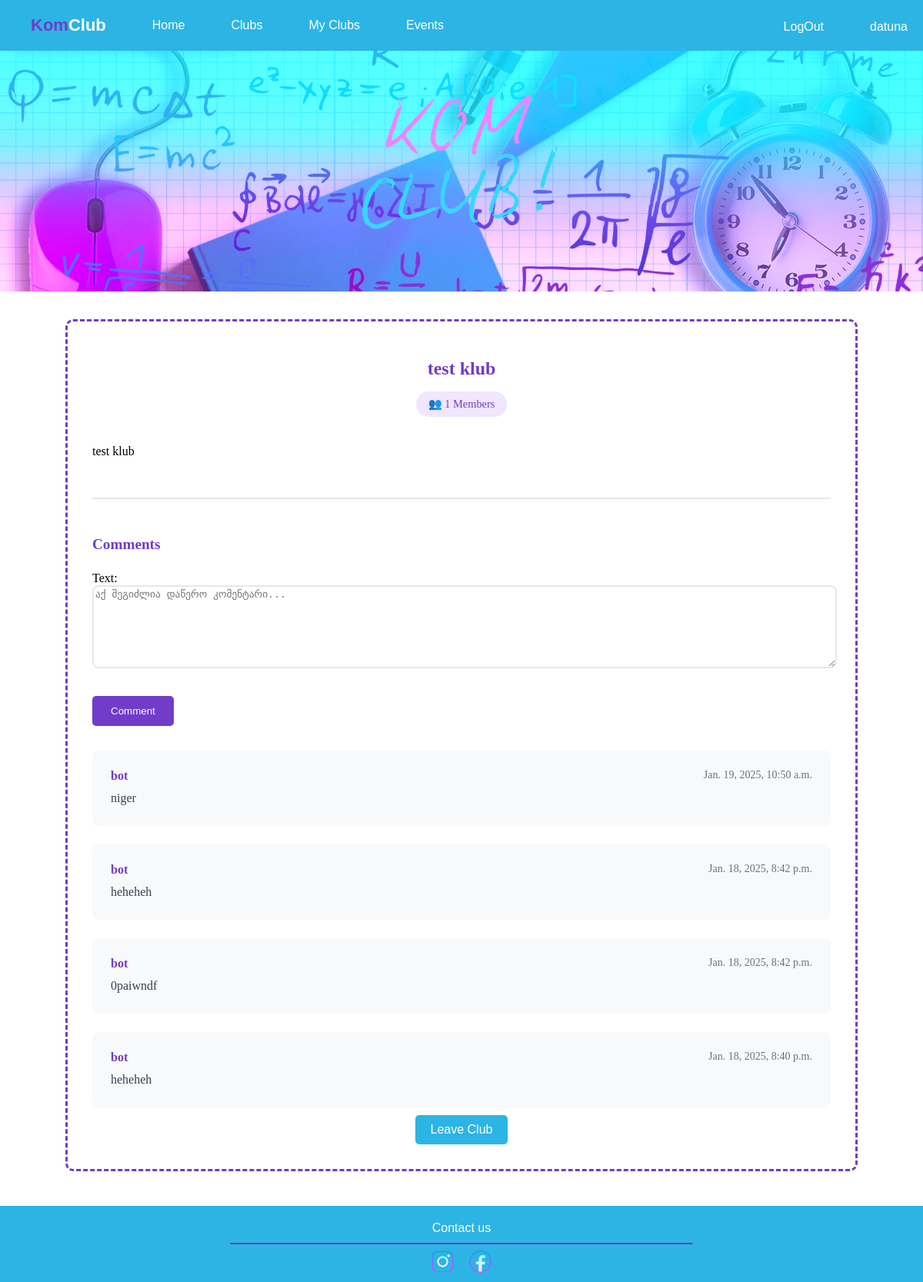
/club/test-klub/ (signed in), run on the app's committed database.
### clubs/models.py (models this page shows, shortened)
class Clubs_info(models.Model):
    name = models.CharField(max_length=30, unique=True)
    description = models.TextField(blank=True, null=True)
    members = models.ManyToManyField('users.User_info', related_name='clubs', blank=True)
    owner = models.ForeignKey('users.User_info', related_name='owned_clubs', on_delete=models.CASCADE, default=1)
    slug = models.SlugField(unique=True, blank=True)

class Comments(models.Model):
    user = models.ForeignKey('users.User_info', related_name='comments', on_delete=models.CASCADE, default='1')
    club = models.ForeignKey('clubs.Clubs_info', related_name='club_comments', on_delete=models.CASCADE, default='1')
    text = models.TextField()
    create_time = models.DateTimeField(auto_now_add=True)
    class Meta:
        ordering = ['-create_time']

### users/models.py (models this page shows)
class User_info(models.Model):
    username = models.CharField(max_length=15, default='bot')
    gmail = models.EmailField(unique=True)
    password = models.CharField(max_length=20, default='bot123')
    pfp = models.ImageField(default='../../static/images/defaultpfp.jpg')
    premmision = models.BooleanField(default=False)
    def __str__(self):
        return self.username

### clubs/views.py (the view)
# urls.py: path('club/<slug:slug>/', club_detail, name='club_detail'),
def club_detail(request, slug):
    user_id = request.session.get('user_id')
    if user_id:
        club = Clubs_info.objects.get(slug=slug)
        comments = club.club_comments.all()
        form = CommentForm()
        members_count = club.members.aggregate(members_count=Count('id'))
        if request.method == 'POST':
            form = CommentForm(request.POST)
            if form.is_valid():
                form.save()
                text = form.cleaned_data['text']
                Comments.objects.filter(text=text).update(user=user_id)
    else:
        return redirect('/login')
    return render(request, 'club_detail.html', {'club' : club, 'members_count' : members_count, 'form' : form, 'comments': comments})

### clubs/forms.py
class CommentForm(forms.ModelForm):
    class Meta:
        model = Comments
        fields = ['text']
        widgets = {
            'text': forms.Textarea(attrs={
                'class': 'comment-input',
                'placeholder': 'აქ შეგიძლია დაწერო კომენტარი...',
                'rows': 3,
            }),
        }

### clubs/templates/club_detail.html (shortened to what this page needs)
{% extends 'base.html' %}
{% block body %}
<div class="club-container">
    <div class="club-header">
        <h1 class="club-name">{{ club.name }}</h1>
        <div class="club-meta">
            <div class="member-count">
                👥 {{ members_count.members_count|default:"0" }} Members
            </div>
        </div>
    </div>
    <div class="club-description">
        {{ club.description }}
    </div>
    <div class="comments-section">
        <h2 class="comments-header">Comments</h2>
        <form method="post" class="comment-form">
            {{ form.as_p }}
            <button type="submit" class="comment-submit">Comment</button>
        </form>
        <div class="comments-list">
            {% for comment in comments %}
            <div class="comment">
                <div class="comment-header">
                    <span class="comment-author">{{comment.user}}</span>
                    <span class="comment-date">{{comment.create_time}}</span>
                </div>
                <div class="comment-content">
                    {{comment.text}}
                </div>
            </div>
            {% endfor %}
        </div>
    </div>
    <div class="club-actions">
        <a href="{% url 'leave_club' club_id=club.id %}" class="leave-club-btn">
            Leave Club
        </a>
    </div>
</div>
{% endblock %}

### static/css/style.css (style rules this page uses)
body, html { margin: 0; padding: 0; width:100%; overflow-x: hidden; }

### clubs/templates/club_detail.html (style rules this page uses)
.club-container { width: 80%; max-width: 1200px; margin: 2rem auto; padding: 2rem; padding-bottom:0; border: 3px dashed #703cc8; border-radius: 10px; }
.club-header { text-align: center; margin-bottom: 2rem; }
.club-name { color: #703cc8; font-size: 24px; font-weight: bold; margin-bottom: 1rem; }
.club-meta { display: flex; justify-content: center; align-items: center; gap: 1rem; margin-bottom: 1.5rem; color: #666; font-size: 0.9rem; }
.member-count { display: flex; align-items: center; gap: 0.5rem; padding: 0.5rem 1rem; background-color: #f0e6ff; border-radius: 20px; color: #703cc8; }
.club-description { line-height: 1.6; text-align: left; font-size: 16px; margin-bottom: 2rem; }
.club-actions { text-align: center; margin-bottom: 2rem; }
.leave-club-btn { display: inline-block; background-color: #2cb4e4; color: white; padding: 10px 20px; border-radius: 5px; text-decoration: none; font-family: Verdana, sans-serif; transition: background-color 0.3s ease, transform 0.2s ease; margin-top:10px; margin-bottom:0; }
.comments-section { margin-top: 3rem; border-top: 2px solid #e5e7eb; padding-top: 2rem; }
.comments-header { color: #703cc8; font-size: 1.2rem; margin-bottom: 1.5rem; font-weight: bold; }
.comment-form { margin-bottom: 2rem; }
.comment-input { width: 100%; border: 2px solid #e5e7eb; border-radius: 8px; margin-bottom: 1rem; resize: vertical; min-height: 100px; transition: border-color 0.3s ease; }
.comment-submit { background-color: #703cc8; color: white; padding: 0.75rem 1.5rem; border: none; border-radius: 5px; cursor: pointer; transition: background-color 0.3s ease; }
.comments-list { display: flex; flex-direction: column; gap: 1.5rem; }
.comment { background-color: #f8f9fa; border-radius: 8px; padding: 1.5rem; }
.comment-header { display: flex; justify-content: space-between; margin-bottom: 0.5rem; }
.comment-author { font-weight: bold; color: #703cc8; }
.comment-date { color: #6b7280; font-size: 0.875rem; }
.comment-content { color: #374151; line-height: 1.5; }

### HomePage/templates/base.html (style rules this page uses)
span { color:#703cc8; }

### data on the page
Clubs_info: name "test klub", description "test klub"
Comments: user "bot", create_time "Jan. 19, 2025, 10:50 a.m.", text "niger"
Comments: user "bot", create_time "Jan. 18, 2025, 8:42 p.m.", text "heheheh"
Comments: user "bot", create_time "Jan. 18, 2025, 8:42 p.m.", text "0paiwndf"
Comments: user "bot", create_time "Jan. 18, 2025, 8:40 p.m.", text "heheheh"

### other printed values
{{ request.session.username }} "datuna"
{{ members_count.members_count|default:"0" }} "1"
